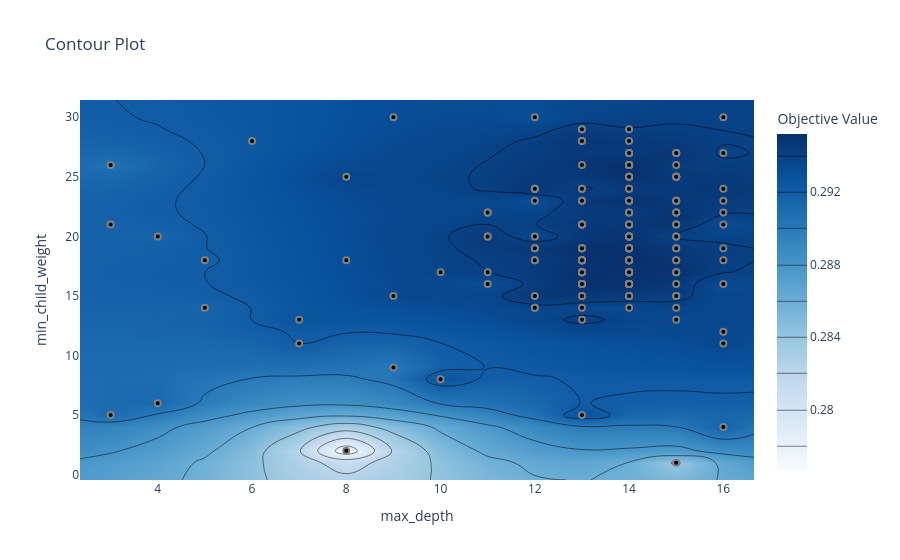

The code cell stored with this chart in its notebook:
### Code cell
# 2. Check Depth vs Child Weight
vis.plot_contour(optuna_study, params=['max_depth', 'min_child_weight'])

### Figure 1 — Plotly figure (JSON) as saved in the notebook; plotly's stock layout.template omitted (floating-point values rounded to 4 significant figures; data arrays with more than 128 entries replaced by an {"elided": "..."} marker saying what was removed)
{"data": [{"colorbar": {"title": {"text": "Objective Value"}}, "colorscale": [[0, "rgb(247,251,255)"], [0.125, "rgb(222,235,247)"], [0.25, "rgb(198,219,239)"], [0.375, "rgb(158,202,225)"], [0.5, "rgb(107,174,214)"], [0.625, "rgb(66,146,198)"], [0.75, "rgb(33,113,181)"], [0.875, "rgb(8,81,156)"], [1, "rgb(8,48,107)"]], "connectgaps": true, "contours": {"coloring": "heatmap"}, "hoverinfo": "none", "line": {"smoothing": 1.3}, "reversescale": false, "type": "contour", "x": [2.35, 3, 4, 5, 6, 7, 8, 9, 10, 11, 12, 13, 14, 15, 16, 16.65], "y": [-0.45, 1, 2, 4, 5, 6, 8, 9, 11, 12, 13, 14, 15, 16, 17, 18, 19, 20, 21, 22, 23, 24, 25, 26, 27, 28, 29, 30, 31.45], "z": {"elided": "29x16 float values"}}, {"marker": {"color": "black", "line": {"color": "Gray", "width": 2}}, "mode": "markers", "name": "Feasible Trial", "showlegend": false, "type": "scatter", "x": {"elided": "206 int values"}, "y": {"elided": "206 int values"}}, {"marker": {"color": "#cccccc", "line": {"color": "Gray", "width": 2}}, "mode": "markers", "name": "Infeasible Trial", "showlegend": false, "type": "scatter", "x": [], "y": []}], "layout": {"title": {"text": "Contour Plot"}, "xaxis": {"range": [2.35, 16.65], "title": {"text": "max_depth"}}, "yaxis": {"range": [-0.45, 31.45], "title": {"text": "min_child_weight"}}}}
